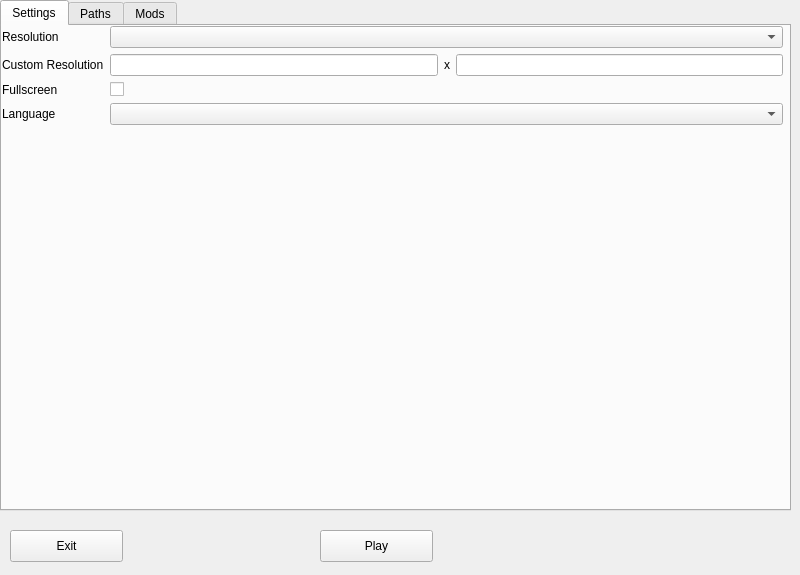
<?xml version="1.0" encoding="UTF-8"?>
<ui version="4.0">
 <class>LauncherWindow</class>
 <widget class="QMainWindow" name="LauncherWindow">
  <property name="geometry">
   <rect>
    <x>0</x>
    <y>0</y>
    <width>800</width>
    <height>575</height>
   </rect>
  </property>
  <property name="windowTitle">
   <string>OpenApoc Launcher</string>
  </property>
  <widget class="QWidget" name="centralwidget">
   <widget class="QTabWidget" name="tabWidget">
    <property name="geometry">
     <rect>
      <x>0</x>
      <y>0</y>
      <width>791</width>
      <height>511</height>
     </rect>
    </property>
    <property name="currentIndex">
     <number>0</number>
    </property>
    <widget class="QWidget" name="settingsTab">
     <attribute name="title">
      <string>Settings</string>
     </attribute>
     <widget class="QWidget" name="gridLayoutWidget_2">
      <property name="geometry">
       <rect>
        <x>0</x>
        <y>0</y>
        <width>781</width>
        <height>481</height>
       </rect>
      </property>
      <layout class="QGridLayout" name="gridLayout_2">
       <item row="2" column="1">
        <widget class="QCheckBox" name="fullscreenCheckBox">
         <property name="text">
          <string/>
         </property>
        </widget>
       </item>
       <item row="1" column="1">
        <layout class="QHBoxLayout" name="horizontalLayout">
         <item>
          <widget class="QLineEdit" name="customResolutionX">
           <property name="inputMask">
            <string/>
           </property>
          </widget>
         </item>
         <item>
          <widget class="QLabel" name="customResolutionByLabel">
           <property name="text">
            <string>x</string>
           </property>
          </widget>
         </item>
         <item>
          <widget class="QLineEdit" name="customResolutionY">
           <property name="inputMask">
            <string/>
           </property>
          </widget>
         </item>
        </layout>
       </item>
       <item row="2" column="0">
        <widget class="QLabel" name="fullscreenLabel">
         <property name="text">
          <string>Fullscreen</string>
         </property>
        </widget>
       </item>
       <item row="0" column="0">
        <widget class="QLabel" name="resolutionLabel">
         <property name="text">
          <string>Resolution</string>
         </property>
        </widget>
       </item>
       <item row="4" column="1">
        <spacer name="verticalSpacer">
         <property name="orientation">
          <enum>Qt::Vertical</enum>
         </property>
         <property name="sizeHint" stdset="0">
          <size>
           <width>20</width>
           <height>40</height>
          </size>
         </property>
        </spacer>
       </item>
       <item row="0" column="1">
        <widget class="QComboBox" name="resolutionBox"/>
       </item>
       <item row="3" column="0">
        <widget class="QLabel" name="languageLabel">
         <property name="text">
          <string>Language</string>
         </property>
        </widget>
       </item>
       <item row="1" column="0">
        <widget class="QLabel" name="customResolutionLabel">
         <property name="text">
          <string>Custom Resolution</string>
         </property>
        </widget>
       </item>
       <item row="3" column="1">
        <widget class="QComboBox" name="languageBox"/>
       </item>
      </layout>
     </widget>
    </widget>
    <widget class="QWidget" name="pathsTab">
     <attribute name="title">
      <string>Paths</string>
     </attribute>
     <widget class="QWidget" name="gridLayoutWidget">
      <property name="geometry">
       <rect>
        <x>10</x>
        <y>0</y>
        <width>771</width>
        <height>481</height>
       </rect>
      </property>
      <layout class="QGridLayout" name="gridLayout">
       <item row="2" column="1">
        <widget class="QLineEdit" name="dataPath"/>
       </item>
       <item row="2" column="3">
        <widget class="QPushButton" name="browseDataDir">
         <property name="text">
          <string>Browse</string>
         </property>
        </widget>
       </item>
       <item row="0" column="1">
        <widget class="QLineEdit" name="cdPath"/>
       </item>
       <item row="0" column="0">
        <widget class="QLabel" name="cdPathLabel">
         <property name="text">
          <string>CD Path</string>
         </property>
        </widget>
       </item>
       <item row="0" column="3">
        <widget class="QPushButton" name="browseCDFile">
         <property name="text">
          <string>Browse file</string>
         </property>
        </widget>
       </item>
       <item row="2" column="0">
        <widget class="QLabel" name="dataPathLabel">
         <property name="text">
          <string>Data Path</string>
         </property>
        </widget>
       </item>
       <item row="0" column="2">
        <widget class="QPushButton" name="browseCDDir">
         <property name="text">
          <string>Browse directory</string>
         </property>
        </widget>
       </item>
       <item row="3" column="1">
        <spacer name="verticalSpacer_2">
         <property name="orientation">
          <enum>Qt::Vertical</enum>
         </property>
         <property name="sizeHint" stdset="0">
          <size>
           <width>20</width>
           <height>40</height>
          </size>
         </property>
        </spacer>
       </item>
      </layout>
     </widget>
    </widget>
    <widget class="QWidget" name="modsTab">
     <attribute name="title">
      <string>Mods</string>
     </attribute>
     <widget class="QListWidget" name="enabledModsList">
      <property name="geometry">
       <rect>
        <x>10</x>
        <y>50</y>
        <width>351</width>
        <height>192</height>
       </rect>
      </property>
      <property name="dragEnabled">
       <bool>true</bool>
      </property>
      <property name="dragDropMode">
       <enum>QAbstractItemView::InternalMove</enum>
      </property>
     </widget>
     <widget class="QLabel" name="label">
      <property name="geometry">
       <rect>
        <x>10</x>
        <y>30</y>
        <width>251</width>
        <height>16</height>
       </rect>
      </property>
      <property name="text">
       <string>Enabled mods</string>
      </property>
     </widget>
     <widget class="QLabel" name="label_2">
      <property name="geometry">
       <rect>
        <x>10</x>
        <y>250</y>
        <width>251</width>
        <height>16</height>
       </rect>
      </property>
      <property name="text">
       <string>Disabled mods</string>
      </property>
     </widget>
     <widget class="QPushButton" name="enableButton">
      <property name="geometry">
       <rect>
        <x>370</x>
        <y>50</y>
        <width>113</width>
        <height>32</height>
       </rect>
      </property>
      <property name="text">
       <string>Enable</string>
      </property>
     </widget>
     <widget class="QPushButton" name="disableButton">
      <property name="geometry">
       <rect>
        <x>370</x>
        <y>80</y>
        <width>113</width>
        <height>32</height>
       </rect>
      </property>
      <property name="text">
       <string>Disable</string>
      </property>
     </widget>
     <widget class="QLabel" name="nameLabel">
      <property name="geometry">
       <rect>
        <x>500</x>
        <y>50</y>
        <width>59</width>
        <height>16</height>
       </rect>
      </property>
      <property name="text">
       <string>Name</string>
      </property>
     </widget>
     <widget class="QLabel" name="label_4">
      <property name="geometry">
       <rect>
        <x>500</x>
        <y>20</y>
        <width>131</width>
        <height>16</height>
       </rect>
      </property>
      <property name="text">
       <string>Selected mod info</string>
      </property>
     </widget>
     <widget class="QLabel" name="modName">
      <property name="geometry">
       <rect>
        <x>510</x>
        <y>70</y>
        <width>271</width>
        <height>16</height>
       </rect>
      </property>
      <property name="text">
       <string>modName</string>
      </property>
     </widget>
     <widget class="QLabel" name="authorLabel">
      <property name="geometry">
       <rect>
        <x>500</x>
        <y>90</y>
        <width>59</width>
        <height>16</height>
       </rect>
      </property>
      <property name="text">
       <string>Author</string>
      </property>
     </widget>
     <widget class="QLabel" name="modAuthor">
      <property name="geometry">
       <rect>
        <x>510</x>
        <y>110</y>
        <width>271</width>
        <height>16</height>
       </rect>
      </property>
      <property name="text">
       <string>modAuthor</string>
      </property>
     </widget>
     <widget class="QLabel" name="linkLabel">
      <property name="geometry">
       <rect>
        <x>500</x>
        <y>130</y>
        <width>59</width>
        <height>16</height>
       </rect>
      </property>
      <property name="text">
       <string>Link</string>
      </property>
     </widget>
     <widget class="QLabel" name="modLink">
      <property name="geometry">
       <rect>
        <x>510</x>
        <y>150</y>
        <width>271</width>
        <height>16</height>
       </rect>
      </property>
      <property name="text">
       <string>modLink</string>
      </property>
     </widget>
     <widget class="QLabel" name="descriptionLabel">
      <property name="geometry">
       <rect>
        <x>500</x>
        <y>210</y>
        <width>111</width>
        <height>16</height>
       </rect>
      </property>
      <property name="text">
       <string>Description</string>
      </property>
     </widget>
     <widget class="QLabel" name="modDescription">
      <property name="geometry">
       <rect>
        <x>510</x>
        <y>230</y>
        <width>271</width>
        <height>131</height>
       </rect>
      </property>
      <property name="text">
       <string>modDescription</string>
      </property>
      <property name="alignment">
       <set>Qt::AlignLeading|Qt::AlignLeft|Qt::AlignTop</set>
      </property>
      <property name="wordWrap">
       <bool>true</bool>
      </property>
     </widget>
     <widget class="QListWidget" name="disabledModsList">
      <property name="geometry">
       <rect>
        <x>10</x>
        <y>270</y>
        <width>351</width>
        <height>211</height>
       </rect>
      </property>
     </widget>
     <widget class="QLabel" name="versionLabel">
      <property name="geometry">
       <rect>
        <x>500</x>
        <y>170</y>
        <width>59</width>
        <height>16</height>
       </rect>
      </property>
      <property name="text">
       <string>Version</string>
      </property>
     </widget>
     <widget class="QLabel" name="modVersion">
      <property name="geometry">
       <rect>
        <x>510</x>
        <y>190</y>
        <width>271</width>
        <height>16</height>
       </rect>
      </property>
      <property name="text">
       <string>modVersion</string>
      </property>
     </widget>
    </widget>
   </widget>
   <widget class="QPushButton" name="playButton">
    <property name="geometry">
     <rect>
      <x>320</x>
      <y>530</y>
      <width>113</width>
      <height>32</height>
     </rect>
    </property>
    <property name="text">
     <string>Play</string>
    </property>
   </widget>
   <widget class="QPushButton" name="exitButton">
    <property name="geometry">
     <rect>
      <x>10</x>
      <y>530</y>
      <width>113</width>
      <height>32</height>
     </rect>
    </property>
    <property name="text">
     <string>Exit</string>
    </property>
   </widget>
  </widget>
 </widget>
 <resources/>
 <connections/>
</ui>
